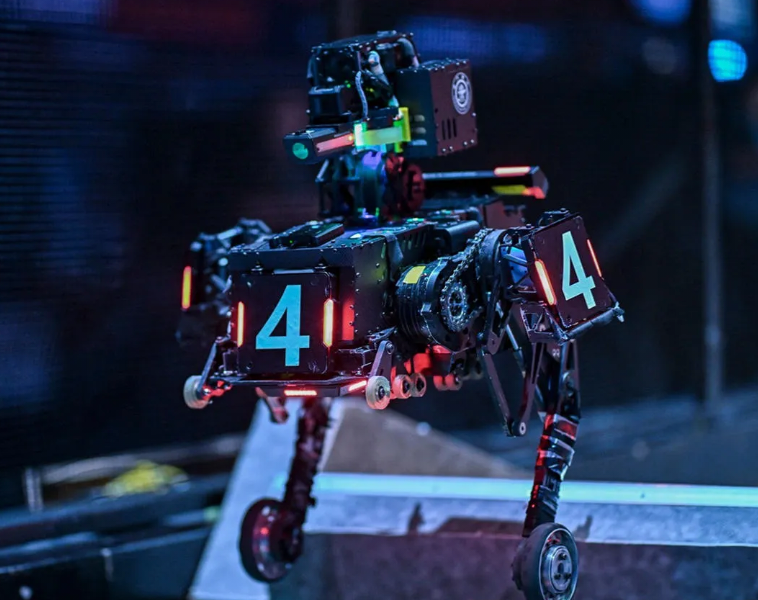
//> input picture imgs/RGB.png, 758 x 600 px
$ ./Chapter6   (built with g++ and OpenCV 4)
//> lines starting //> are read from the running program, lines starting //| are printed output that depends on the picture; after the words box and inside, x2 and y2 are one past the last pixel; in counts of white or black regions, pixels touching at a corner belong together
#include <iostream>
#include <opencv2/opencv.hpp>

int hmin = 0, smin = 110, vmin = 153;
int hmax = 19, smax = 240, vmax = 255;

int main(){
    cv::Mat img, imgHSV, mask;
    img = cv::imread("/home/qtl/桌面/Visual Studio Code/imgs/RGB.png");
//> img is the input picture: 600 rows x 758 cols, CV_8UC3; mean B, G, R 70.8, 45.2, 32.4
    cv::resize(img, img, cv::Size(), 0.6, 0.6);
//> img: 360 rows x 455 cols, CV_8UC3
    cv::cvtColor(img, imgHSV, cv::COLOR_BGR2HSV);               //转为HSV图
//> imgHSV: 360 rows x 455 cols, CV_8UC3; mean H, S, V 113.3, 168.5, 72.5

    cv::namedWindow("Trackbars", cv::WINDOW_NORMAL);            //创建滑动窗口
    // cv::resizeWindow("Trackbars", 640, 600);
    cv::createTrackbar("Hue Min", "Trackbars", &hmin, 179);
    cv::createTrackbar("Hue Max", "Trackbars", &hmax, 179);
    cv::createTrackbar("Sat Min", "Trackbars", &smin, 255);
    cv::createTrackbar("Sat Max", "Trackbars", &smax, 255);
    cv::createTrackbar("Val Min", "Trackbars", &vmin, 255);
    cv::createTrackbar("Val Max", "Trackbars", &vmax, 255);

    while(true){
        cv::Scalar lower(hmin, smin, vmin);                     //构造HSV下界
        cv::Scalar upper(hmax, smax, vmax);                     //构造HSV上界
        cv::inRange(imgHSV, lower, upper, mask);                //满足条件像素变白存到mask里
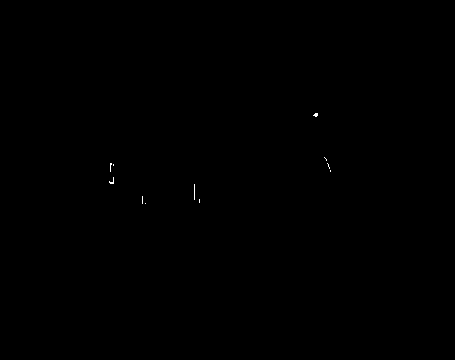
//> mask: 360 rows x 455 cols, CV_8UC1; 0.05% white in thin lines or dots, all inside (x1, y1, x2, y2) = (109, 113, 331, 204)


        cv::imshow("Video", img);
        cv::imshow("VideoHSV", imgHSV);
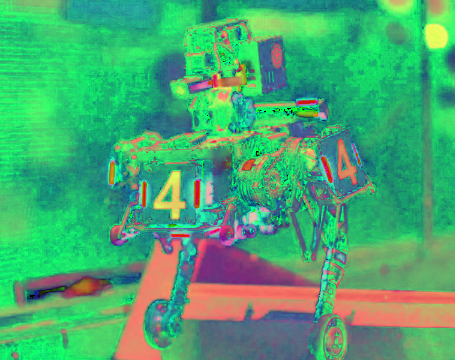
//> window 'VideoHSV': 360 rows x 455 cols, CV_8UC3; mean B, G, R 113.3, 168.5, 72.5
        cv::imshow("Videomask", mask);
        cv::waitKey(1);
    }
    return 0;
}
